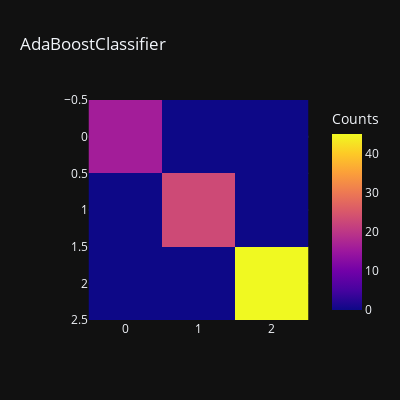

Notebook cell for this chart:
### Code cell
models = [ada]
for model in models:
    model.fit(x_train, y_train)
    y_pred = model.predict(x_test)
    print(type(model).__name__,"Mean_absolute_error: ",mean_absolute_error(y_test, y_pred))
    print(type(model).__name__,"Mean_squared_error: ",mean_squared_error(y_test, y_pred))
    print(type(model).__name__,"Root_mean_squared_error: ",np.sqrt(mean_squared_error(y_test, y_pred)))
    print(type(model).__name__,"R2_score: ",r2_score(y_test, y_pred))
    print(type(model).__name__,"Classification_report: \n",classification_report(y_test, y_pred))
    

    fig=px.imshow(confusion_matrix(y_test, y_pred),color_continuous_scale="plasma",title=type(model).__name__,
                  width=400,height=400,labels=dict(X="Predicted", Y="Actual", color="Counts"),template="plotly_dark")
    fig.show()

### Figure 1 — Plotly figure (JSON) as saved in the notebook; plotly's stock layout.template omitted (floating-point values rounded to 4 significant figures)
{"data": [{"coloraxis": "coloraxis", "hovertemplate": "x: %{x}<br>y: %{y}<br>Counts: %{z}<extra></extra>", "name": "0", "type": "heatmap", "xaxis": "x", "yaxis": "y", "z": [[16, 0, 0], [0, 23, 0], [0, 0, 45]]}], "layout": {"coloraxis": {"colorbar": {"title": {"text": "Counts"}}, "colorscale": [[0, "#0d0887"], [0.1111, "#46039f"], [0.2222, "#7201a8"], [0.3333, "#9c179e"], [0.4444, "#bd3786"], [0.5556, "#d8576b"], [0.6667, "#ed7953"], [0.7778, "#fb9f3a"], [0.8889, "#fdca26"], [1, "#f0f921"]]}, "height": 400, "title": {"text": "AdaBoostClassifier"}, "width": 400, "xaxis": {"anchor": "y", "constrain": "domain", "domain": [0, 1], "scaleanchor": "y"}, "yaxis": {"anchor": "x", "autorange": "reversed", "constrain": "domain", "domain": [0, 1]}}}
